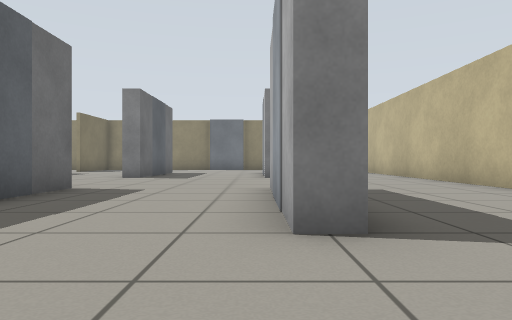
View 1 (above)

24 first-person views from a walk through a world built for the Gazebo simulator. The camera is 0.5 m above the floor, looks level and sees 70° across. The floor is counted in squares, 1 m on a side. Each view is taken from the middle of a square. On the plan, view 1 faces up. The plan holds only what a view shows up to about 9 squares ahead; the rest is blank. Simple patterns stand in for the simulator's built-in surfaces. Some stock models are drawn as simple stand-ins.

View 2
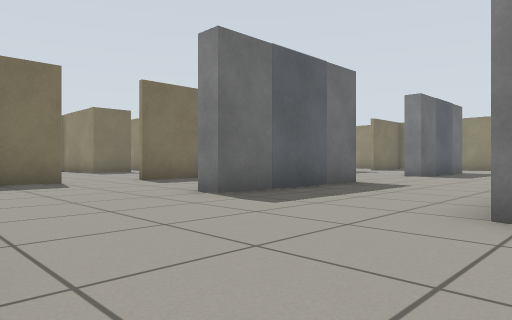

View 3
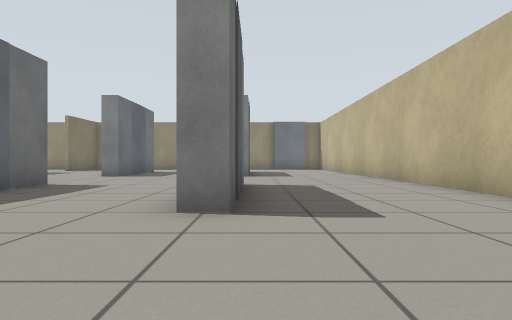

View 4
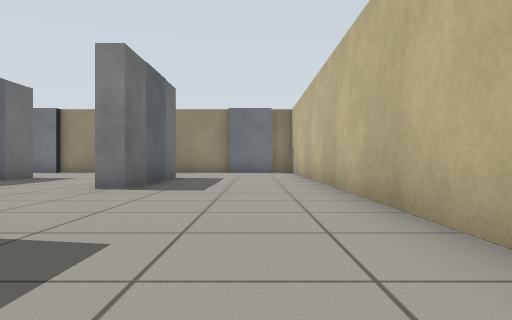

View 5
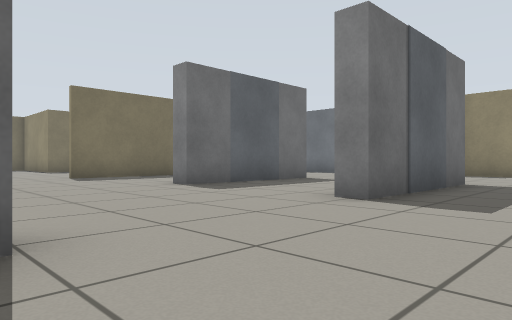

View 6
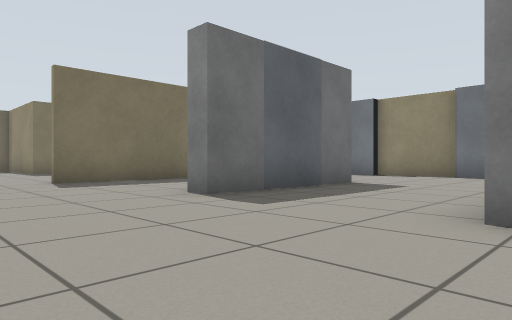

View 7
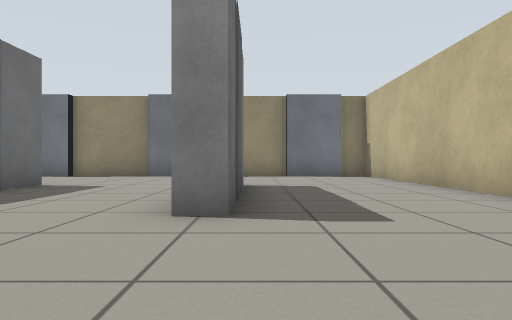

View 8
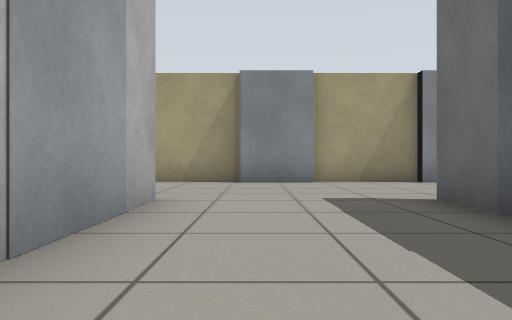

View 9
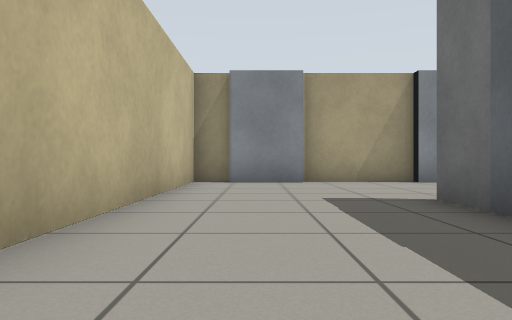

View 10
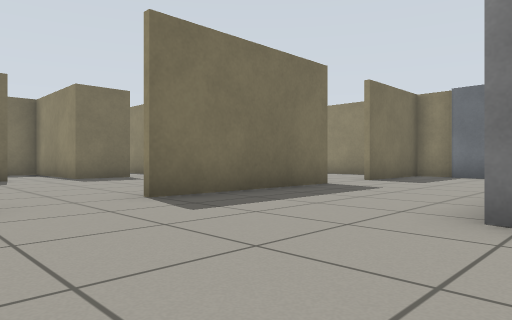

View 11
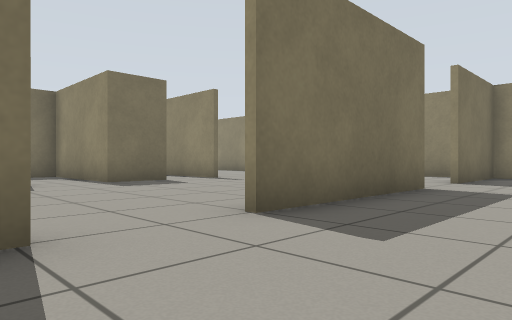

View 12
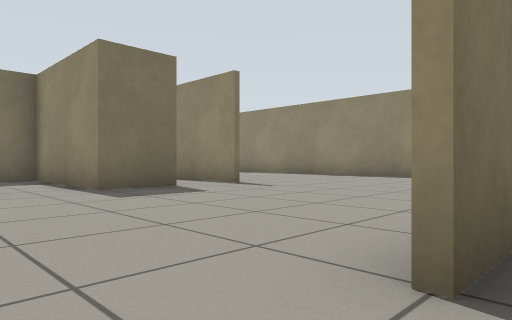

View 13
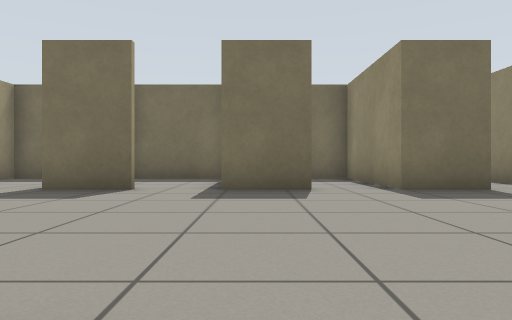

View 14
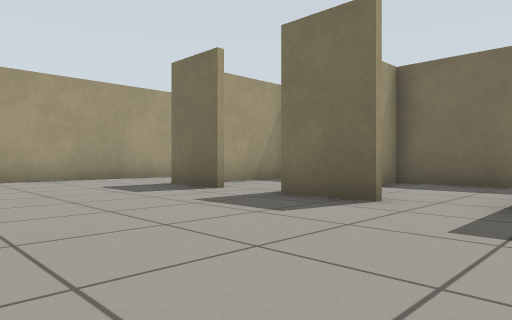

View 15
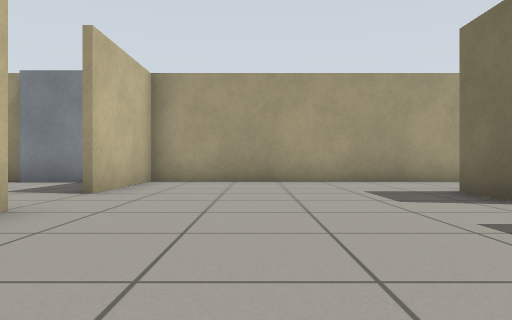

View 16
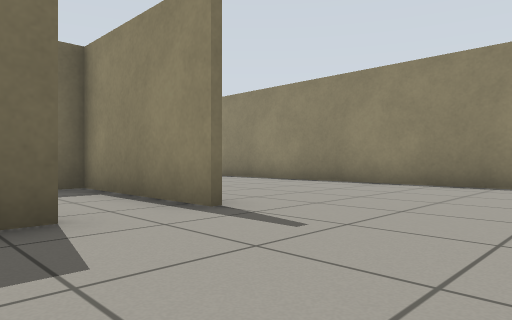

View 17
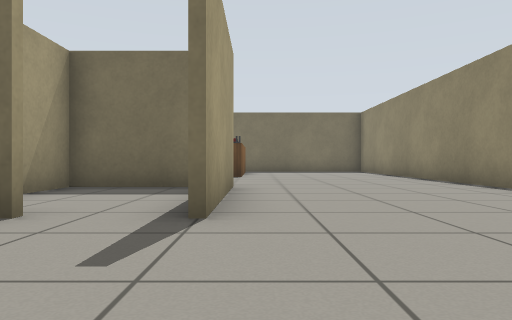

View 18
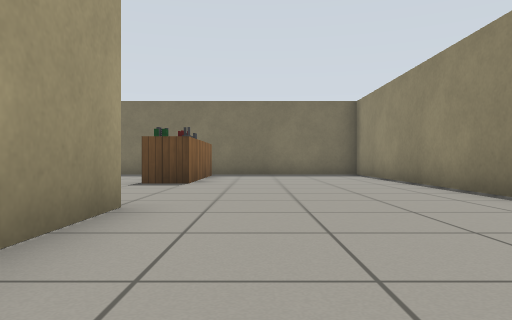

View 19
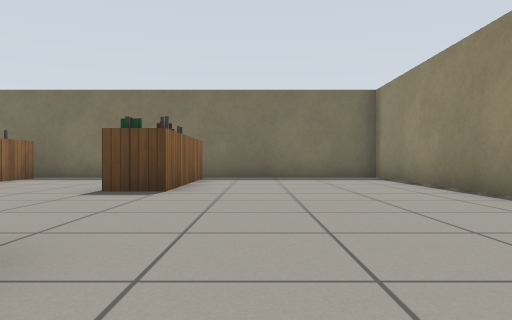

View 20
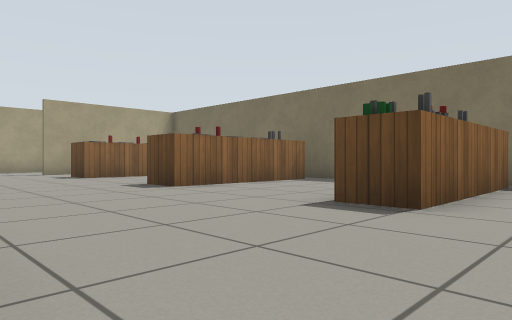

View 21
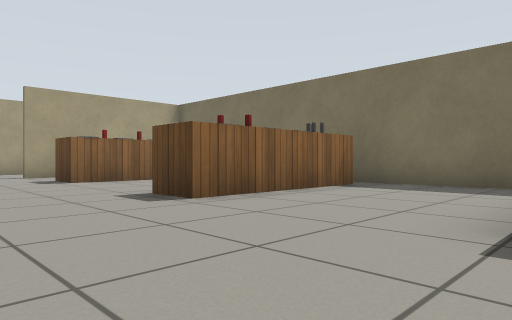

View 22
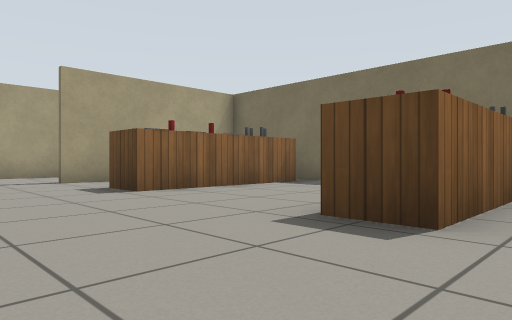

View 23
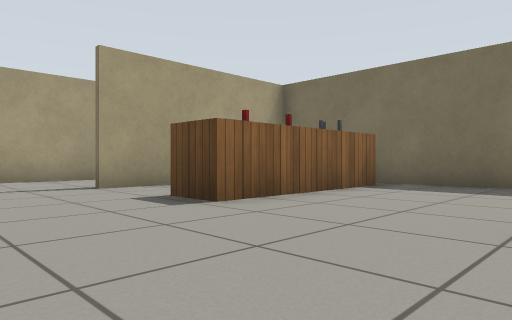

View 24
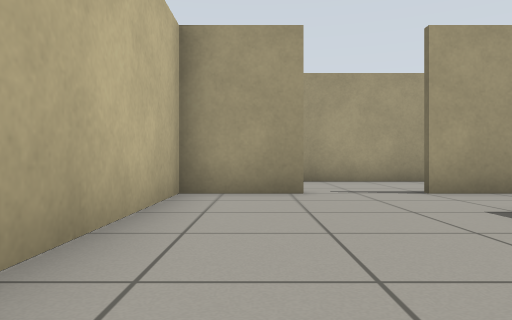

### Floor plan
Key: @ floor where view 1 was taken; # wall or solid block; . floor; S shelf; O other object.
Columns run from 25 left of view 1 to 5 right of it. Each row starts with its distance up from view 1.
 18  ##############
 17  ..............  .#..  ..
 16  ............... .#...........#
 15  ............... ........ ....#
 14 #..OO................ S.. S...#
 13    OOO..#####.....#.. S.. S...#
 12 #...O...#   #.....#.. S.. S...#
 11 #.......#   #.....#...S...S...#
 10 #..O....#   #.....#...........#
  9 #O O#...    #.................#
  8 #  ##...    #.................#
  7 #.......#   #.....#...........#
  6 #.......#   #....     S...S...#
  5 #.......#   #.....    S..SS...#
  4 #OOOO...#   #.....#.  S..SS...#
  3 #  O....#   #.........S...S...#
  2    .....#   #.................#
  1  ####..######.....#...........#
  0     ...    .......#......@....#
 -1    ....    .......###..##..##.#
 -2    ####   ######### ###########

Where each view was taken, in squares from view 1:
view 1: 0 up, 0 right, facing up
view 2: 1 down, 1 right, facing up-left
view 3: 1 down, 1 right, facing up
view 4: 4 up, 3 right, facing up
view 5: 6 up, 3 right, facing up-left
view 6: 7 up, 1 right, facing up-left
view 7: 7 up, 1 right, facing up
view 8: 7 up, 1 left, facing down
view 9: 7 up, 3 right, facing down
view 10: 7 up, 3 left, facing up-left
view 11: 7 up, 5 left, facing up-left
view 12: 8 up, 7 left, facing up-left
view 13: 8 up, 7 left, facing left
view 14: 8 up, 9 left, facing down-left
view 15: 7 up, 10 left, facing down
view 16: 11 up, 10 left, facing up-left
view 17: 14 up, 10 left, facing left
view 18: 15 up, 13 left, facing left
view 19: 15 up, 15 left, facing left
view 20: 15 up, 17 left, facing down-left
view 21: 13 up, 18 left, facing down-left
view 22: 10 up, 18 left, facing down-left
view 23: 8 up, 18 left, facing down-left
view 24: 7 up, 18 left, facing down
